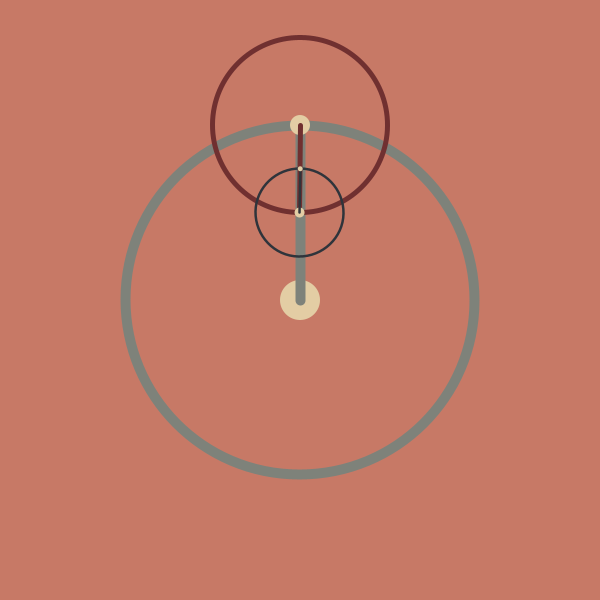
Frame 1 (no input)
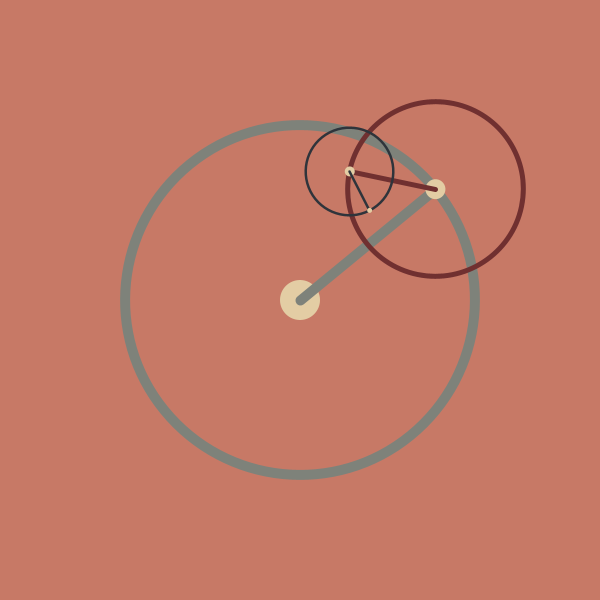
Frame 60 (the mouse pressed at the canvas centre just before this capture)
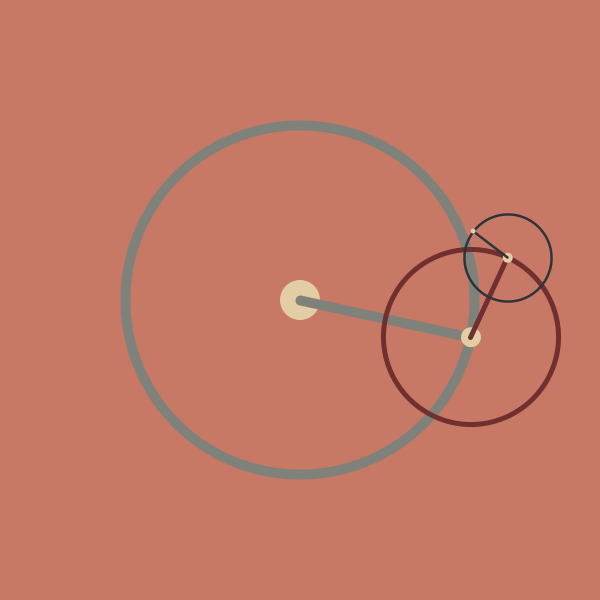
Frame 120 (the mouse held since frame 60 and released just before this capture)

The Processing sketch that drew these frames (run headless with seeded random() and noise(); from frame 60 on, the mouse is pressed at the canvas centre):

// Processing sketch: processing_87861
// ── processing_87861.pde

/*
 *  Title: P05_07_Transformations
 *  By:    Barton Poulson (bartdoesart.com)
 *  Date:  01 February 2013
 *
 *  Assignment:
 *    ...
 */
 
// This palette is "Vintage Ralph Lauren" by dianesteinberg.
// See https://kuler.adobe.com/#themeID/2216979
// Approximate HTML color names from WolframAlpha.com are:
// Wheat, Beige, Slate Gray, Indian Red, and Dark Salmon (base color)
color[] palette = {#E3CDA4, #7E827A, #2F343B, #703030, #C77966};

float a = PI;
float r = 175;

void setup() {
  size(600, 600);
  strokeWeight(10);
  ellipseMode(RADIUS);
}

void draw() {
  background(palette[4]); // Sets background to palette base color
  
  translate(width/2, height/2);  // MOves origin to center of sketch

  noStroke();
  fill(palette[0]);
  ellipse(0, 0, 20, 20);
  
  noFill();
  stroke(palette[1]);
  rotate(a);
  a += .005;
  line(0, 0, 0, r);
  ellipse(0, 0, r, r);
  
  translate(0, r);
  scale(0.5);

  noStroke();
  fill(palette[0]);
  ellipse(0, 0, 20, 20);
  
  noFill();
  stroke(palette[3]);
  rotate(a);
  a += .005;
  line(0, 0, 0, r);
  ellipse(0, 0, r, r);

  translate(0, r);
  scale(0.5);

  noStroke();
  fill(palette[0]);
  ellipse(0, 0, 20, 20);
  
  noFill();
  stroke(palette[2]);
  rotate(a);
  a += .005;
  line(0, 0, 0, r);
  ellipse(0, 0, r, r);
  
  translate(0, r);
  scale(0.5);

  noStroke();
  fill(palette[0]);
  ellipse(0, 0, 20, 20);


}
